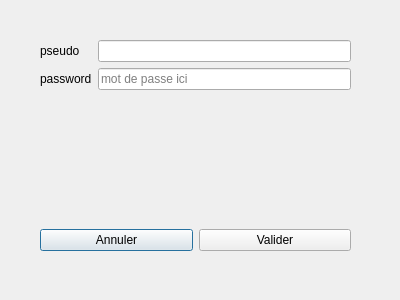
<?xml version="1.0" encoding="UTF-8"?>
<ui version="4.0">
 <class>Dialog</class>
 <widget class="QDialog" name="Dialog">
  <property name="geometry">
   <rect>
    <x>0</x>
    <y>0</y>
    <width>400</width>
    <height>300</height>
   </rect>
  </property>
  <property name="windowTitle">
   <string>Dialog</string>
  </property>
  <widget class="QWidget" name="formLayoutWidget">
   <property name="geometry">
    <rect>
     <x>40</x>
     <y>40</y>
     <width>311</width>
     <height>151</height>
    </rect>
   </property>
   <layout class="QFormLayout" name="formLayout">
    <item row="0" column="0">
     <widget class="QLabel" name="pseudoLabel">
      <property name="text">
       <string>pseudo</string>
      </property>
     </widget>
    </item>
    <item row="0" column="1">
     <widget class="QLineEdit" name="pseudoLineEdit"/>
    </item>
    <item row="1" column="0">
     <widget class="QLabel" name="passwordLabel">
      <property name="text">
       <string>password</string>
      </property>
     </widget>
    </item>
    <item row="1" column="1">
     <widget class="QLineEdit" name="passwordLineEdit">
      <property name="inputMethodHints">
       <set>Qt::ImhNoAutoUppercase|Qt::ImhNoPredictiveText|Qt::ImhSensitiveData</set>
      </property>
      <property name="echoMode">
       <enum>QLineEdit::PasswordEchoOnEdit</enum>
      </property>
      <property name="cursorPosition">
       <number>0</number>
      </property>
      <property name="placeholderText">
       <string>mot de passe ici</string>
      </property>
      <property name="clearButtonEnabled">
       <bool>true</bool>
      </property>
     </widget>
    </item>
   </layout>
  </widget>
  <widget class="QWidget" name="horizontalLayoutWidget">
   <property name="geometry">
    <rect>
     <x>40</x>
     <y>220</y>
     <width>311</width>
     <height>41</height>
    </rect>
   </property>
   <layout class="QHBoxLayout" name="horizontalLayout">
    <item>
     <widget class="QPushButton" name="pushButton_Reset">
      <property name="text">
       <string>Annuler</string>
      </property>
     </widget>
    </item>
    <item>
     <widget class="QPushButton" name="pushButton_Submit">
      <property name="text">
       <string>Valider</string>
      </property>
     </widget>
    </item>
   </layout>
  </widget>
 </widget>
 <resources/>
 <connections>
  <connection>
   <sender>pushButton_Reset</sender>
   <signal>clicked()</signal>
   <receiver>passwordLineEdit</receiver>
   <slot>clear()</slot>
   <hints>
    <hint type="sourcelabel">
     <x>116</x>
     <y>240</y>
    </hint>
    <hint type="destinationlabel">
     <x>221</x>
     <y>76</y>
    </hint>
   </hints>
  </connection>
  <connection>
   <sender>pushButton_Reset</sender>
   <signal>clicked()</signal>
   <receiver>pseudoLineEdit</receiver>
   <slot>clear()</slot>
   <hints>
    <hint type="sourcelabel">
     <x>116</x>
     <y>240</y>
    </hint>
    <hint type="destinationlabel">
     <x>221</x>
     <y>50</y>
    </hint>
   </hints>
  </connection>
 </connections>
</ui>
